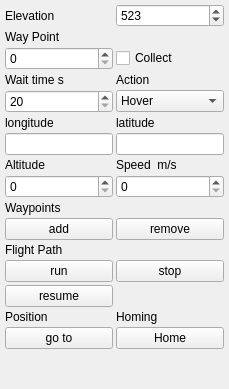
               <widget class="QWidget" name="wayP">
                <attribute name="title">
                 <string>wayP</string>
                </attribute>
                <layout class="QVBoxLayout" name="verticalLayout_6">
                 <property name="spacing">
                  <number>3</number>
                 </property>
                 <property name="leftMargin">
                  <number>5</number>
                 </property>
                 <property name="topMargin">
                  <number>4</number>
                 </property>
                 <property name="rightMargin">
                  <number>5</number>
                 </property>
                 <property name="bottomMargin">
                  <number>0</number>
                 </property>
                 <item>
                  <layout class="QGridLayout" name="gridLayout_78">
                   <item row="2" column="0">
                    <widget class="QSpinBox" name="wayPointNum">
                     <property name="minimumSize">
                      <size>
                       <width>0</width>
                       <height>17</height>
                      </size>
                     </property>
                     <property name="maximum">
                      <number>10</number>
                     </property>
                    </widget>
                   </item>
                   <item row="2" column="1">
                    <widget class="QCheckBox" name="checkBox">
                     <property name="text">
                      <string>Collect</string>
                     </property>
                    </widget>
                   </item>
                   <item row="1" column="0">
                    <widget class="QLabel" name="label_233">
                     <property name="text">
                      <string>Way Point</string>
                     </property>
                    </widget>
                   </item>
                   <item row="0" column="0">
                    <widget class="QLabel" name="label_249">
                     <property name="text">
                      <string>Elevation</string>
                     </property>
                    </widget>
                   </item>
                   <item row="0" column="1">
                    <widget class="QSpinBox" name="wayPointElevation">
                     <property name="maximum">
                      <number>8850</number>
                     </property>
                     <property name="value">
                      <number>523</number>
                     </property>
                    </widget>
                   </item>
                  </layout>
                 </item>
                 <item>
                  <layout class="QGridLayout" name="gridLayout_76">
                   <item row="2" column="0">
                    <widget class="QSpinBox" name="wayPointWaitTime">
                     <property name="minimumSize">
                      <size>
                       <width>0</width>
                       <height>17</height>
                      </size>
                     </property>
                     <property name="minimum">
                      <number>20</number>
                     </property>
                     <property name="maximum">
                      <number>120</number>
                     </property>
                    </widget>
                   </item>
                   <item row="1" column="0">
                    <widget class="QLabel" name="label_230">
                     <property name="text">
                      <string>Wait time s</string>
                     </property>
                    </widget>
                   </item>
                   <item row="1" column="1">
                    <widget class="QLabel" name="label_231">
                     <property name="text">
                      <string>Action</string>
                     </property>
                    </widget>
                   </item>
                   <item row="2" column="1">
                    <widget class="QComboBox" name="wayPointAction">
                     <property name="minimumSize">
                      <size>
                       <width>0</width>
                       <height>20</height>
                      </size>
                     </property>
                     <item>
                      <property name="text">
                       <string>Hover</string>
                      </property>
                     </item>
                     <item>
                      <property name="text">
                       <string>turn 360</string>
                      </property>
                     </item>
                     <item>
                      <property name="text">
                       <string>turn 240</string>
                      </property>
                     </item>
                     <item>
                      <property name="text">
                       <string>turn 180</string>
                      </property>
                     </item>
                    </widget>
                   </item>
                  </layout>
                 </item>
                 <item>
                  <layout class="QGridLayout" name="gridLayout_77">
                   <item row="0" column="0">
                    <widget class="QLabel" name="label_234">
                     <property name="text">
                      <string>longitude</string>
                     </property>
                    </widget>
                   </item>
                   <item row="1" column="0">
                    <widget class="QLineEdit" name="wayPointLong">
                     <property name="minimumSize">
                      <size>
                       <width>0</width>
                       <height>17</height>
                      </size>
                     </property>
                     <property name="maxLength">
                      <number>10</number>
                     </property>
                     <property name="readOnly">
                      <bool>false</bool>
                     </property>
                    </widget>
                   </item>
                   <item row="0" column="1">
                    <widget class="QLabel" name="label_235">
                     <property name="text">
                      <string>latitude</string>
                     </property>
                    </widget>
                   </item>
                   <item row="1" column="1">
                    <widget class="QLineEdit" name="wayPointLat">
                     <property name="minimumSize">
                      <size>
                       <width>0</width>
                       <height>17</height>
                      </size>
                     </property>
                     <property name="maxLength">
                      <number>10</number>
                     </property>
                    </widget>
                   </item>
                   <item row="2" column="0">
                    <widget class="QLabel" name="label_245">
                     <property name="text">
                      <string>Altitude</string>
                     </property>
                    </widget>
                   </item>
                   <item row="2" column="1">
                    <widget class="QLabel" name="label_246">
                     <property name="text">
                      <string>Speed  m/s</string>
                     </property>
                    </widget>
                   </item>
                   <item row="3" column="0">
                    <widget class="QSpinBox" name="wayPointAlt">
                     <property name="maximum">
                      <number>250</number>
                     </property>
                    </widget>
                   </item>
                   <item row="3" column="1">
                    <widget class="QSpinBox" name="wayPointSpeed">
                     <property name="maximum">
                      <number>5</number>
                     </property>
                     <property name="singleStep">
                      <number>1</number>
                     </property>
                    </widget>
                   </item>
                  </layout>
                 </item>
                 <item>
                  <layout class="QGridLayout" name="gridLayout_79">
                   <item row="0" column="0">
                    <widget class="QLabel" name="label_236">
                     <property name="text">
                      <string>Waypoints</string>
                     </property>
                    </widget>
                   </item>
                   <item row="1" column="0">
                    <widget class="QPushButton" name="pushButton_2">
                     <property name="minimumSize">
                      <size>
                       <width>0</width>
                       <height>17</height>
                      </size>
                     </property>
                     <property name="text">
                      <string>add</string>
                     </property>
                    </widget>
                   </item>
                   <item row="1" column="1">
                    <widget class="QPushButton" name="pushButton_3">
                     <property name="minimumSize">
                      <size>
                       <width>0</width>
                       <height>17</height>
                      </size>
                     </property>
                     <property name="text">
                      <string>remove</string>
                     </property>
                    </widget>
                   </item>
                   <item row="2" column="0">
                    <widget class="QLabel" name="label_247">
                     <property name="text">
                      <string>Flight Path</string>
                     </property>
                    </widget>
                   </item>
                   <item row="3" column="0">
                    <widget class="QPushButton" name="pushButton_4">
                     <property name="minimumSize">
                      <size>
                       <width>0</width>
                       <height>17</height>
                      </size>
                     </property>
                     <property name="text">
                      <string>run</string>
                     </property>
                    </widget>
                   </item>
                   <item row="5" column="0">
                    <widget class="QLabel" name="label_237">
                     <property name="text">
                      <string>Position</string>
                     </property>
                    </widget>
                   </item>
                   <item row="6" column="0">
                    <widget class="QPushButton" name="pushButton_5">
                     <property name="minimumSize">
                      <size>
                       <width>0</width>
                       <height>17</height>
                      </size>
                     </property>
                     <property name="text">
                      <string>go to</string>
                     </property>
                    </widget>
                   </item>
                   <item row="6" column="1">
                    <widget class="QPushButton" name="pushButton_6">
                     <property name="minimumSize">
                      <size>
                       <width>0</width>
                       <height>17</height>
                      </size>
                     </property>
                     <property name="text">
                      <string>Home</string>
                     </property>
                    </widget>
                   </item>
                   <item row="5" column="1">
                    <widget class="QLabel" name="label_248">
                     <property name="text">
                      <string>Homing</string>
                     </property>
                    </widget>
                   </item>
                   <item row="3" column="1">
                    <widget class="QPushButton" name="pushButton_7">
                     <property name="text">
                      <string>stop</string>
                     </property>
                    </widget>
                   </item>
                   <item row="4" column="0">
                    <widget class="QPushButton" name="pushButton_8">
                     <property name="text">
                      <string>resume</string>
                     </property>
                    </widget>
                   </item>
                  </layout>
                 </item>
                 <item>
                  <spacer name="verticalSpacer">
                   <property name="orientation">
                    <enum>Qt::Vertical</enum>
                   </property>
                   <property name="sizeHint" stdset="0">
                    <size>
                     <width>20</width>
                     <height>40</height>
                    </size>
                   </property>
                  </spacer>
                 </item>
                </layout>
               </widget>
